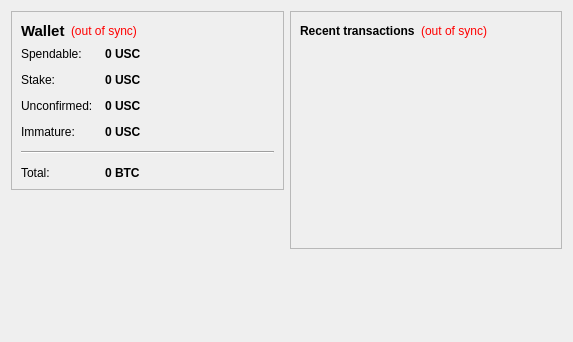
<?xml version="1.0" encoding="UTF-8"?>
<ui version="4.0">
 <class>OverviewPage</class>
 <widget class="QWidget" name="OverviewPage">
  <property name="geometry">
   <rect>
    <x>0</x>
    <y>0</y>
    <width>573</width>
    <height>342</height>
   </rect>
  </property>
  <property name="windowTitle">
   <string>Form</string>
  </property>
  <layout class="QHBoxLayout" name="horizontalLayout" stretch="1,1">
   <item>
    <layout class="QVBoxLayout" name="verticalLayout_2">
     <item>
      <widget class="QFrame" name="frame">
       <property name="frameShape">
        <enum>QFrame::StyledPanel</enum>
       </property>
       <property name="frameShadow">
        <enum>QFrame::Raised</enum>
       </property>
       <layout class="QVBoxLayout" name="verticalLayout_4">
        <item>
         <layout class="QHBoxLayout" name="horizontalLayout_4">
          <item>
           <widget class="QLabel" name="label_5">
            <property name="font">
             <font>
              <pointsize>11</pointsize>
              <weight>75</weight>
              <bold>true</bold>
             </font>
            </property>
            <property name="text">
             <string>Wallet</string>
            </property>
           </widget>
          </item>
          <item>
           <widget class="QLabel" name="labelWalletStatus">
            <property name="toolTip">
             <string>The displayed information may be out of date. Your wallet automatically synchronizes with the SwissindoCoin network after a connection is established, but this process has not completed yet.</string>
            </property>
            <property name="styleSheet">
             <string notr="true">QLabel { color: red; }</string>
            </property>
            <property name="text">
             <string notr="true">(out of sync)</string>
            </property>
            <property name="alignment">
             <set>Qt::AlignLeading|Qt::AlignLeft|Qt::AlignVCenter</set>
            </property>
           </widget>
          </item>
          <item>
           <spacer name="horizontalSpacer_2">
            <property name="orientation">
             <enum>Qt::Horizontal</enum>
            </property>
            <property name="sizeHint" stdset="0">
             <size>
              <width>40</width>
              <height>20</height>
             </size>
            </property>
           </spacer>
          </item>
         </layout>
        </item>
        <item>
         <layout class="QFormLayout" name="formLayout_2">
          <property name="fieldGrowthPolicy">
           <enum>QFormLayout::AllNonFixedFieldsGrow</enum>
          </property>
          <property name="horizontalSpacing">
           <number>12</number>
          </property>
          <property name="verticalSpacing">
           <number>12</number>
          </property>
          <item row="0" column="0">
           <widget class="QLabel" name="label">
            <property name="text">
             <string>Spendable:</string>
            </property>
           </widget>
          </item>
          <item row="0" column="1">
           <widget class="QLabel" name="labelBalance">
            <property name="font">
             <font>
              <weight>75</weight>
              <bold>true</bold>
             </font>
            </property>
            <property name="cursor">
             <cursorShape>IBeamCursor</cursorShape>
            </property>
            <property name="toolTip">
             <string>Your current spendable balance</string>
            </property>
            <property name="text">
             <string notr="true">0 USC</string>
            </property>
            <property name="textInteractionFlags">
             <set>Qt::LinksAccessibleByMouse|Qt::TextSelectableByKeyboard|Qt::TextSelectableByMouse</set>
            </property>
           </widget>
          </item>
          <item row="1" column="0">
           <widget class="QLabel" name="label_6">
            <property name="text">
             <string>Stake:</string>
            </property>
           </widget>
          </item>
          <item row="1" column="1">
           <widget class="QLabel" name="labelStake">
            <property name="font">
             <font>
              <weight>75</weight>
              <bold>true</bold>
             </font>
            </property>
            <property name="cursor">
             <cursorShape>IBeamCursor</cursorShape>
            </property>
            <property name="toolTip">
             <string>Total of coins that was staked, and do not yet count toward the current balance</string>
            </property>
            <property name="text">
             <string notr="true">0 USC</string>
            </property>
            <property name="textInteractionFlags">
             <set>Qt::LinksAccessibleByMouse|Qt::TextSelectableByKeyboard|Qt::TextSelectableByMouse</set>
            </property>
           </widget>
          </item>
          <item row="2" column="0">
           <widget class="QLabel" name="label_3">
            <property name="text">
             <string>Unconfirmed:</string>
            </property>
           </widget>
          </item>
          <item row="2" column="1">
           <widget class="QLabel" name="labelUnconfirmed">
            <property name="font">
             <font>
              <weight>75</weight>
              <bold>true</bold>
             </font>
            </property>
            <property name="cursor">
             <cursorShape>IBeamCursor</cursorShape>
            </property>
            <property name="toolTip">
             <string>Total of transactions that have yet to be confirmed, and do not yet count toward the current balance</string>
            </property>
            <property name="text">
             <string notr="true">0 USC</string>
            </property>
            <property name="textInteractionFlags">
             <set>Qt::LinksAccessibleByMouse|Qt::TextSelectableByKeyboard|Qt::TextSelectableByMouse</set>
            </property>
           </widget>
          </item>
          <item row="3" column="0">
           <widget class="QLabel" name="labelImmatureText">
            <property name="text">
             <string>Immature:</string>
            </property>
           </widget>
          </item>
          <item row="3" column="1">
           <widget class="QLabel" name="labelImmature">
            <property name="font">
             <font>
              <weight>75</weight>
              <bold>true</bold>
             </font>
            </property>
            <property name="toolTip">
             <string>Mined balance that has not yet matured</string>
            </property>
            <property name="text">
             <string notr="true">0 USC</string>
            </property>
            <property name="textInteractionFlags">
             <set>Qt::LinksAccessibleByMouse|Qt::TextSelectableByKeyboard|Qt::TextSelectableByMouse</set>
            </property>
           </widget>
          </item>
          <item row="4" column="0" colspan="2">
           <widget class="Line" name="line">
            <property name="orientation">
             <enum>Qt::Horizontal</enum>
            </property>
           </widget>
          </item>
          <item row="5" column="0">
           <widget class="QLabel" name="labelTotalText">
            <property name="text">
             <string>Total:</string>
            </property>
           </widget>
          </item>
          <item row="5" column="1">
           <widget class="QLabel" name="labelTotal">
            <property name="font">
             <font>
              <weight>75</weight>
              <bold>true</bold>
             </font>
            </property>
            <property name="cursor">
             <cursorShape>IBeamCursor</cursorShape>
            </property>
            <property name="toolTip">
             <string>Your current total balance</string>
            </property>
            <property name="text">
             <string notr="true">0 BTC</string>
            </property>
            <property name="textInteractionFlags">
             <set>Qt::LinksAccessibleByMouse|Qt::TextSelectableByKeyboard|Qt::TextSelectableByMouse</set>
            </property>
           </widget>
          </item>
         </layout>
        </item>
       </layout>
      </widget>
     </item>
     <item>
      <spacer name="verticalSpacer">
       <property name="orientation">
        <enum>Qt::Vertical</enum>
       </property>
       <property name="sizeHint" stdset="0">
        <size>
         <width>20</width>
         <height>40</height>
        </size>
       </property>
      </spacer>
     </item>
    </layout>
   </item>
   <item>
    <layout class="QVBoxLayout" name="verticalLayout_3">
     <item>
      <widget class="QFrame" name="frame_2">
       <property name="frameShape">
        <enum>QFrame::StyledPanel</enum>
       </property>
       <property name="frameShadow">
        <enum>QFrame::Raised</enum>
       </property>
       <layout class="QVBoxLayout" name="verticalLayout">
        <item>
         <layout class="QHBoxLayout" name="horizontalLayout_2">
          <item>
           <widget class="QLabel" name="label_4">
            <property name="text">
             <string>&lt;b&gt;Recent transactions&lt;/b&gt;</string>
            </property>
           </widget>
          </item>
          <item>
           <widget class="QLabel" name="labelTransactionsStatus">
            <property name="toolTip">
             <string>The displayed information may be out of date. Your wallet automatically synchronizes with the SwissindoCoin network after a connection is established, but this process has not completed yet.</string>
            </property>
            <property name="styleSheet">
             <string notr="true">QLabel { color: red; }</string>
            </property>
            <property name="text">
             <string notr="true">(out of sync)</string>
            </property>
            <property name="alignment">
             <set>Qt::AlignRight|Qt::AlignTrailing|Qt::AlignVCenter</set>
            </property>
           </widget>
          </item>
          <item>
           <spacer name="horizontalSpacer">
            <property name="orientation">
             <enum>Qt::Horizontal</enum>
            </property>
            <property name="sizeHint" stdset="0">
             <size>
              <width>40</width>
              <height>20</height>
             </size>
            </property>
           </spacer>
          </item>
         </layout>
        </item>
        <item>
         <widget class="QListView" name="listTransactions">
          <property name="styleSheet">
           <string notr="true">QListView { background: transparent; }</string>
          </property>
          <property name="frameShape">
           <enum>QFrame::NoFrame</enum>
          </property>
          <property name="verticalScrollBarPolicy">
           <enum>Qt::ScrollBarAlwaysOff</enum>
          </property>
          <property name="horizontalScrollBarPolicy">
           <enum>Qt::ScrollBarAlwaysOff</enum>
          </property>
          <property name="selectionMode">
           <enum>QAbstractItemView::NoSelection</enum>
          </property>
         </widget>
        </item>
       </layout>
      </widget>
     </item>
     <item>
      <spacer name="verticalSpacer_2">
       <property name="orientation">
        <enum>Qt::Vertical</enum>
       </property>
       <property name="sizeHint" stdset="0">
        <size>
         <width>20</width>
         <height>40</height>
        </size>
       </property>
      </spacer>
     </item>
    </layout>
   </item>
  </layout>
 </widget>
 <resources/>
 <connections/>
</ui>
